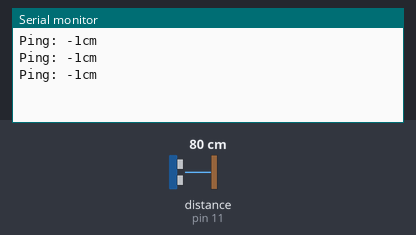
Bench run of a sketch on a simulated Arduino Uno, built with avr-gcc and run on an emulated ATmega328P. Shown: the last lines printed to the serial monitor. The test bench sets the inputs (shaded band); at power-on: distance to the obstacle (sensor on pin 11) 80 cm. The echo pulse lasts 58.3 µs per cm.

Above: at 1.9 s.
2.0 s: distance to the obstacle (sensor on pin 11) set to 2 cm
At 3.0 s:
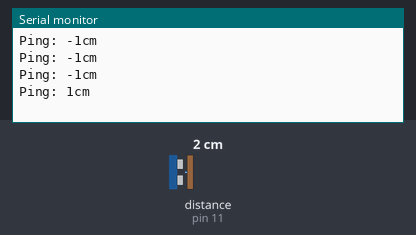
3.5 s: distance to the obstacle (sensor on pin 11) set to 4 cm
At 4.2 s:
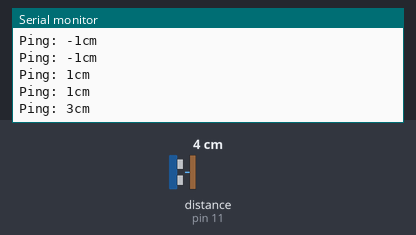
Timing chart, 0 to 6.5 s (numbered marks = the images above; inputs shaded):
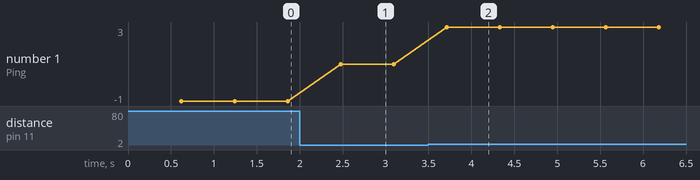

Measured:
- after the input at 2.0 s, the serial monitor: prints a new line after 0.48 s (image 1)
- after the input at 3.5 s, the serial monitor: prints a new line after 0.21 s (image 2)
- plotted number 1: -1 → 1 after the input at 2.0 s, 1 → 3 after the input at 3.5 s

The sketch:

test_sonar_con_mediana.ino
```cpp
#include <NewPing.h>

#define TRIGGER_PIN  12  // Arduino pin tied to trigger pin on the ultrasonic sensor.
#define ECHO_PIN     11  // Arduino pin tied to echo pin on the ultrasonic sensor.
#define MAX_DISTANCE 76 // Maximum distance we want to ping for (in centimeters). Maximum sensor distance is rated at 400-500cm.
#define NUM_OF_SHOTS 5


NewPing sonar(TRIGGER_PIN, ECHO_PIN, MAX_DISTANCE); // NewPing setup of pins and maximum distance.

void setup() {
  Serial.begin(115200); // Open serial monitor at 115200 baud to see ping results.
}

void loop() {
  delay(500);                      // Wait 50ms between pings (about 20 pings/sec). 29ms should be the shortest delay between pings.
  //unsigned int uS = sonar.ping(); // Send ping, get ping time in microseconds (uS).


  int median = sonar.ping_median(NUM_OF_SHOTS);
  Serial.print("Ping: ");
  Serial.print((median / US_ROUNDTRIP_CM)-1); // Convert ping time to distance in cm and print result (0 = outside set distance range)
  Serial.println("cm");
}
```
